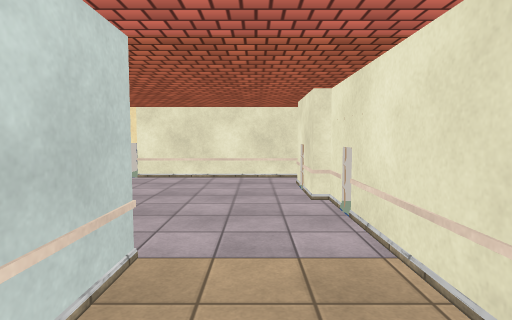
[1] (above)

16 first-person views from a walk through a Unity game level. The camera is 1.4 m above the floor, tilts 4° down and sees 80° across. The floor is counted in squares, 1 m on a side. Each view is taken from the middle of a square. On the plan, view 1 faces up. The plan holds only what a view shows up to about 14 squares ahead; the rest is blank. The place goes on beyond the plan. Door leaves are left out, so doorways stand open. Surface patterns are stand-ins for the level's own textures.

[2]
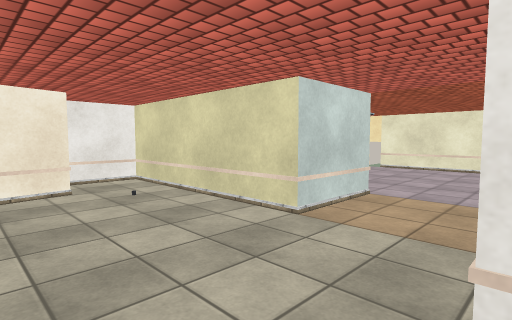

[3]
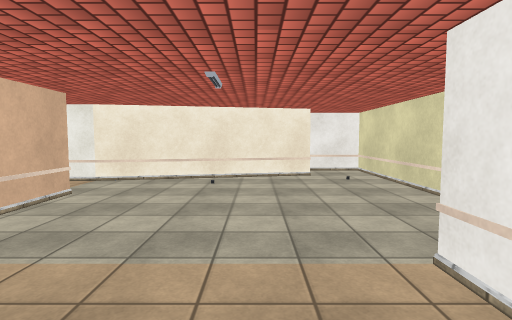

[4]
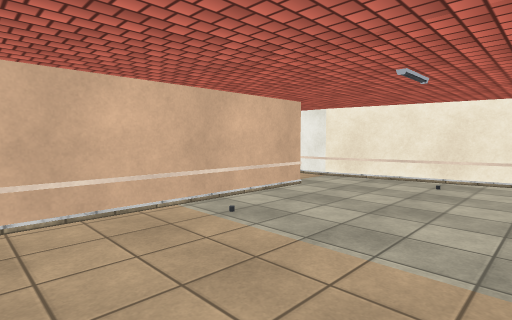

[5]
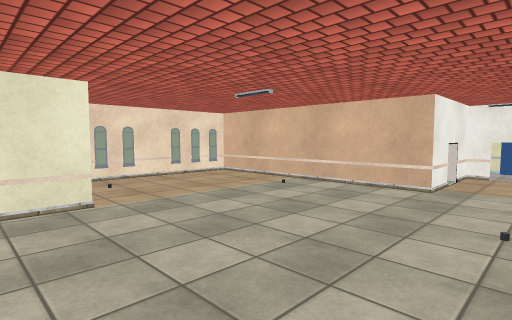

[6]
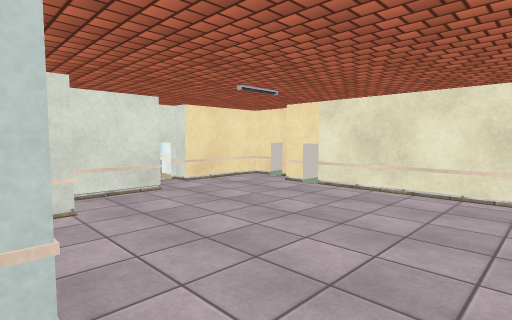

[7]
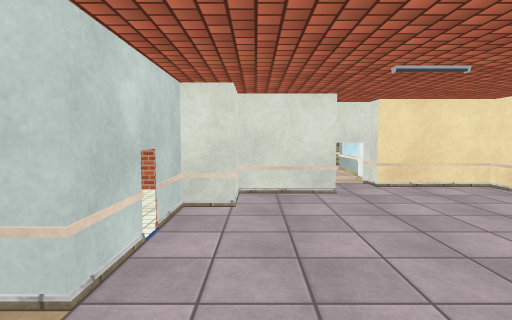

[8]
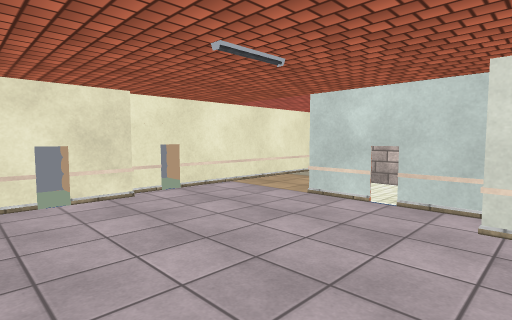

[9]
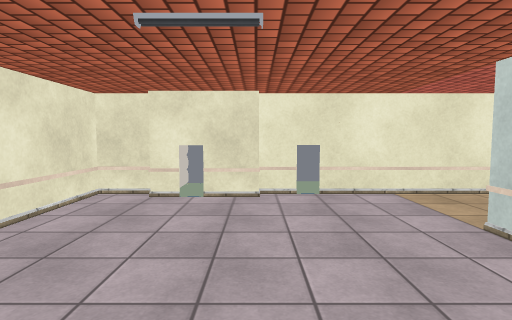

[10]
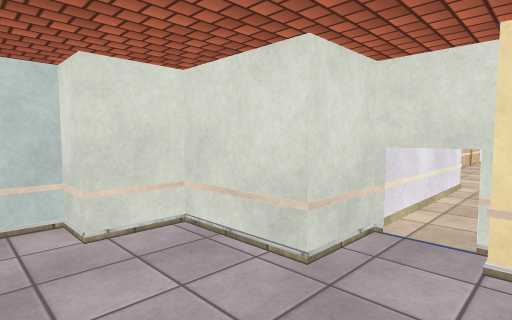

[11]
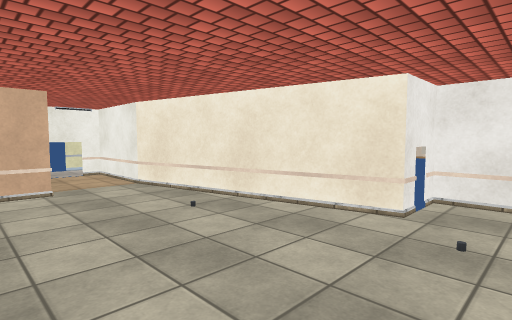

[12]
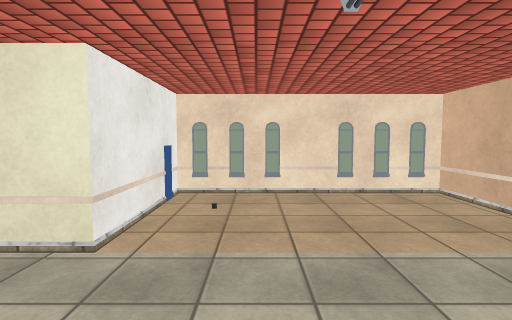

[13]
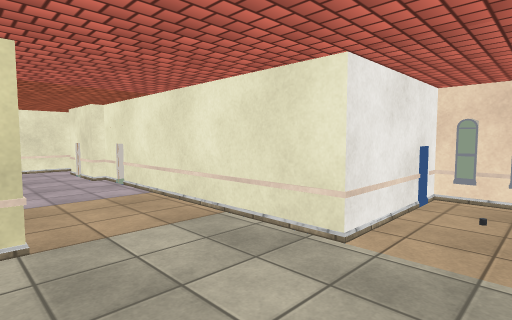

[14]
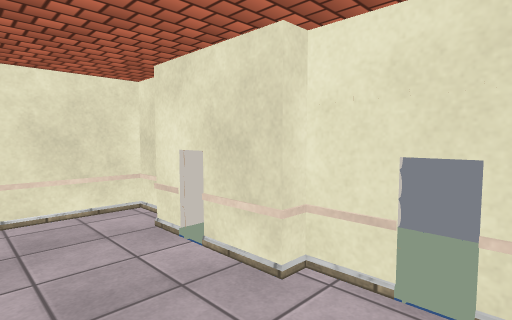

[15]
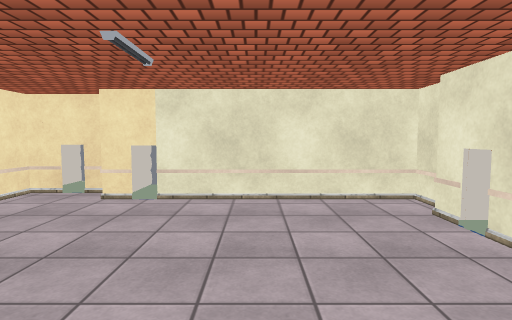

[16]
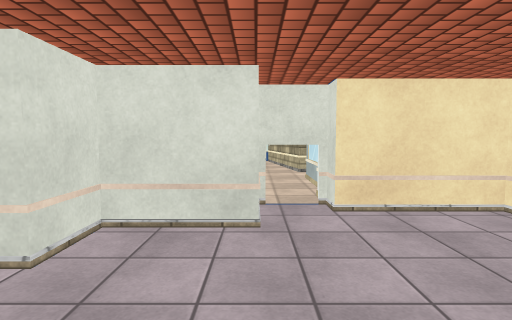

### Floor plan
Points are (right, up) in squares from view 1. A wall is a line through its corners. A room is listed if a view was taken in it or the views show most of it. See-through windows are left out.
Room 1 (views 1, 2, 3, 4, 5, 6, 7, 8, 9, 10, 11, 12, 13, 14, 15, 16)
walls: (1.7, 9.6) (1.7, 11) (-5.6, 11); (-5.2, -9.2) (-5.2, -12.7) (-2.7, -12.7) (-2.7, -8.7) (5.8, -8.7) (5.8, -2) (1.7, -2) (1.7, 6.6); (-5.9, 11.8) (-7.8, 11.8) (-7.8, 8.5) (-8.5, 8.5) (-8.5, 7) (-6.8, 7) (-6.8, 4.5) (-5.2, 4.5) (-5.2, 3.5) (-1.4, 3.5) (-1.4, 0.5) (-8.5, 0.5) (-8.5, -1.9) (-6.6, -1.9) (-5.1, -9.4)
ways out: open door at (-3, -11)
objects: other object (2, 5) to (4, 7); other object (2, 8) to (4, 9)
Room 2 (no view inside)
walls: (-10, 8.8) (-11.5, 8.8); (-11.5, 7) (-8.8, 7)

Positions as (right, up) in squares from view 1, and headings:
1: (0, 0), facing up
2: (2, -4), facing up-left
3: (5, -4), facing left
4: (5, -3), facing down-left
5: (-5, 0), facing down-right
6: (1, 3), facing up-left
7: (1, 5), facing left
8: (-6, 10), facing down-right
9: (-6, 7), facing right
10: (-4, 9), facing down-left
11: (-1, 0), facing down-left
12: (-2, -4), facing right
13: (-2, -4), facing up-right
14: (-1, 5), facing up-right
15: (-2, 4), facing up
16: (-2, 7), facing left
